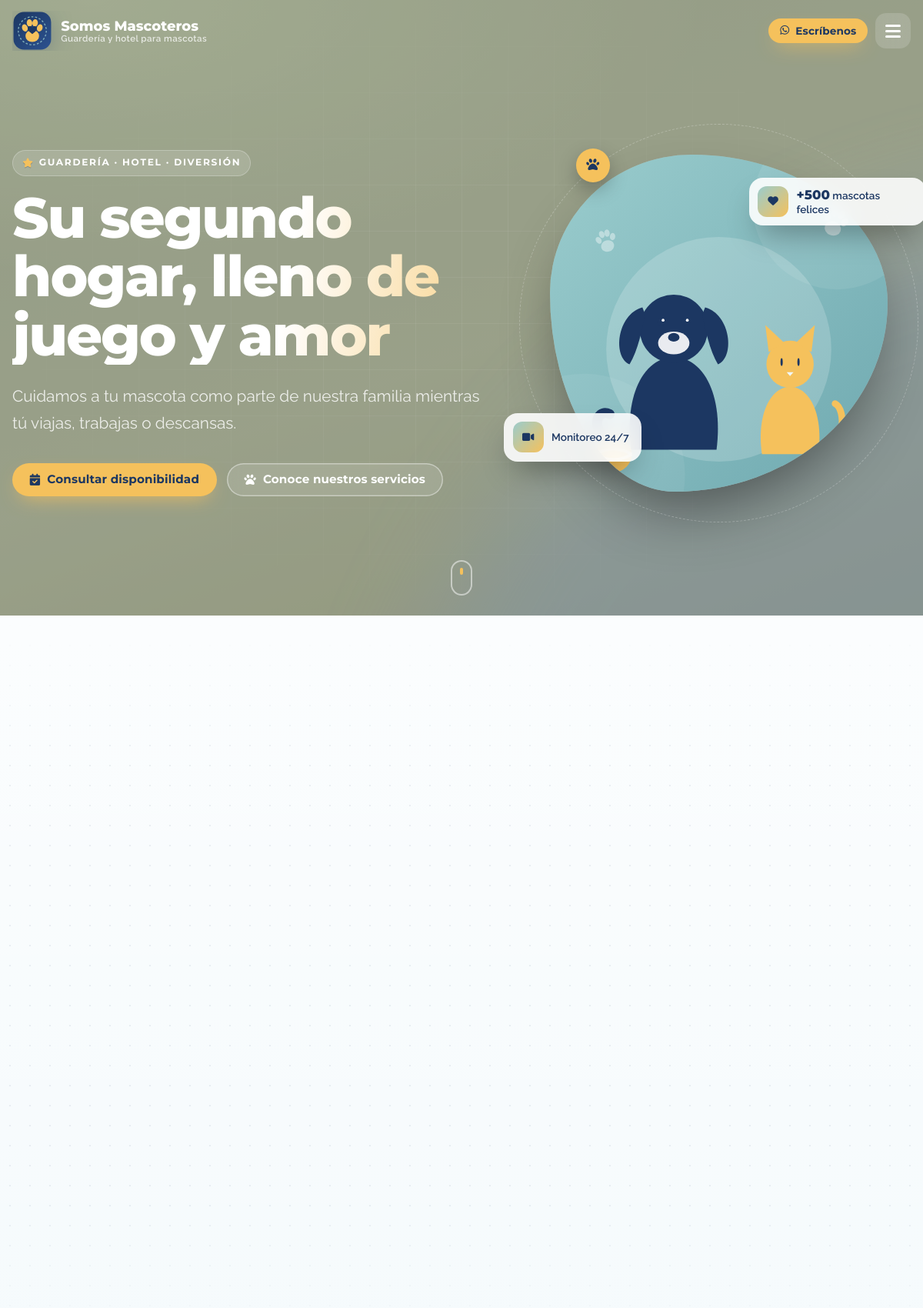
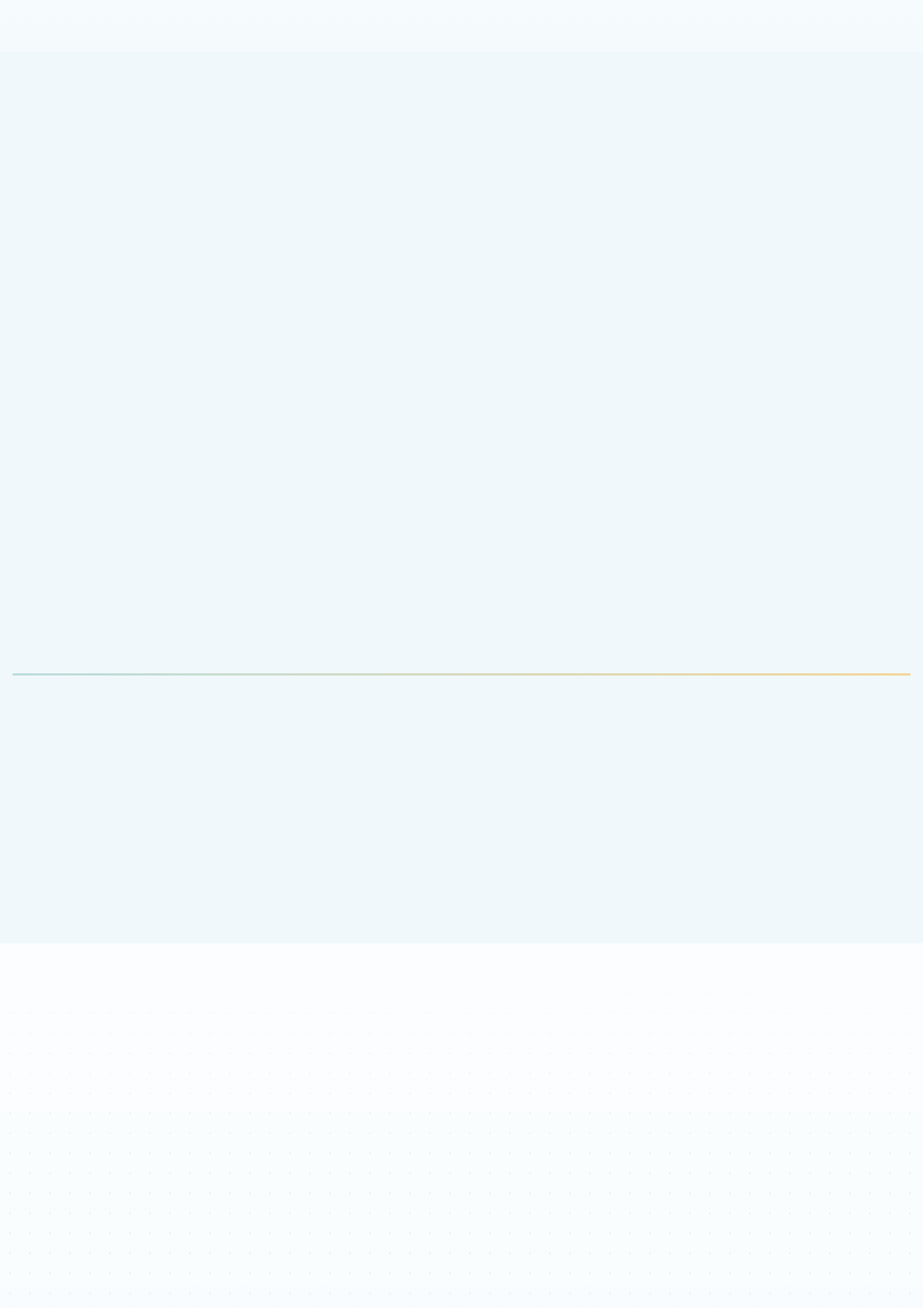
The page / (upper part) on the database its author committed (2 pictures, top to bottom).
### tables this page shows
CREATE TABLE sections (
  id              INT UNSIGNED AUTO_INCREMENT PRIMARY KEY,
  page_id         INT UNSIGNED NOT NULL,
  section_type_id INT UNSIGNED NOT NULL,
  anchor          VARCHAR(80)  NOT NULL COMMENT 'Ancla para el menú (#ancla)',
  menu_label      VARCHAR(60)  NULL,
  eyebrow         VARCHAR(80)  NULL COMMENT 'Texto pequeño sobre el título',
  title           VARCHAR(160) NULL,
  subtitle        VARCHAR(255) NULL,
  body            TEXT         NULL,
  media_id        INT UNSIGNED NULL,
  is_visible      TINYINT(1)   NOT NULL DEFAULT 1,
  show_in_menu    TINYINT(1)   NOT NULL DEFAULT 0,
  sort_order      SMALLINT     NOT NULL DEFAULT 0,
  UNIQUE KEY uq_sections_anchor (page_id, anchor),
  CONSTRAINT fk_sections_page  FOREIGN KEY (page_id)         REFERENCES pages(id)         ON DELETE CASCADE ON UPDATE CASCADE,
  CONSTRAINT fk_sections_type  FOREIGN KEY (section_type_id) REFERENCES section_types(id) ON UPDATE CASCADE,
  CONSTRAINT fk_sections_media FOREIGN KEY (media_id)        REFERENCES media(id)         ON DELETE SET NULL ON UPDATE CASCADE
);

CREATE TABLE section_items (
  id            INT UNSIGNED AUTO_INCREMENT PRIMARY KEY,
  section_id    INT UNSIGNED NOT NULL,
  title         VARCHAR(160) NOT NULL,
  description   TEXT         NULL,
  icon          VARCHAR(60)  NULL,
  highlight     VARCHAR(80)  NULL COMMENT 'Dato destacado: precio, año, cifra, horario...',
  link_url      VARCHAR(255) NULL,
  media_id      INT UNSIGNED NULL,
  is_visible    TINYINT(1)   NOT NULL DEFAULT 1,
  sort_order    SMALLINT     NOT NULL DEFAULT 0,
  CONSTRAINT fk_items_section FOREIGN KEY (section_id) REFERENCES sections(id) ON DELETE CASCADE ON UPDATE CASCADE,
  CONSTRAINT fk_items_media   FOREIGN KEY (media_id)   REFERENCES media(id)    ON DELETE SET NULL ON UPDATE CASCADE
);

CREATE TABLE media (
  id             INT UNSIGNED AUTO_INCREMENT PRIMARY KEY,
  file_path      VARCHAR(255) NOT NULL COMMENT 'Ruta relativa a la raíz del sitio',
  original_name  VARCHAR(255) NOT NULL,
  mime_type      VARCHAR(80)  NOT NULL,
  size_bytes     INT UNSIGNED NOT NULL DEFAULT 0,
  alt_text       VARCHAR(255) NULL,
  uploaded_by    INT UNSIGNED NULL,
  created_at     DATETIME     NOT NULL DEFAULT CURRENT_TIMESTAMP,
  UNIQUE KEY uq_media_path (file_path),
  CONSTRAINT fk_media_user FOREIGN KEY (uploaded_by) REFERENCES users(id) ON DELETE SET NULL ON UPDATE CASCADE
);

### includes/db.php (called while the page is built, shortened)
<?php
function db(): PDO
{
    static $pdo = null;
    if ($pdo instanceof PDO) {
        return $pdo;
    }
    global $CONFIG;
    $dsn = sprintf(
        'mysql:host=%s;port=%s;dbname=%s;charset=utf8mb4',
        $CONFIG['db_host'],
        $CONFIG['db_port'],
        $CONFIG['db_name']
    );
    try {
        $pdo = new PDO($dsn, $CONFIG['db_user'], $CONFIG['db_pass'], [
            PDO::ATTR_ERRMODE            => PDO::ERRMODE_EXCEPTION,
            PDO::ATTR_DEFAULT_FETCH_MODE => PDO::FETCH_ASSOC,
            PDO::ATTR_EMULATE_PREPARES   => false,
        ]);
        $pdo->exec("SET time_zone = '" . date('P') . "'");
    } catch (PDOException $e) {
        http_response_code(500);
        $detail = $CONFIG['debug'] ? htmlspecialchars($e->getMessage()) : 'Revisa los datos de conexión en config/config.php.';
        echo '<!doctype html><meta charset="utf-8"><meta name="viewport" content="width=device-width,initial-scale=1">'
            . '<title>Sin conexión</title><body style="margin:0;min-height:100vh;display:grid;place-items:center;'
            . 'background:#F0F8FB;font-family:system-ui,sans-serif;color:#1C3762;padding:16px">'
            . '<div style="max-width:520px;background:#fff;border-radius:20px;padding:32px;box-shadow:0 20px 60px rgba(28,55,98,.12)">'
            . '<h1 style="margin:0 0 8px;font-size:1.4rem">No se pudo conectar a la base de datos</h1>'
            . '<p style="margin:0;line-height:1.6">' . $detail . '</p></div></body>';
        exit;
    }
    return $pdo;
}
function db_all(string $sql, array $params = []): array
{
    $st = db()->prepare($sql);
    $st->execute($params);
    return $st->fetchAll();
}
function db_one(string $sql, array $params = []): ?array
{
    $st = db()->prepare($sql);
    $st->execute($params);
    $row = $st->fetch();
    return $row === false ? null : $row;
}

### includes/helpers.php (called while the page is built, shortened)
<?php
function e($value): string
{
    return htmlspecialchars((string)($value ?? ''), ENT_QUOTES | ENT_SUBSTITUTE, 'UTF-8');
}
function base(): string
{
    return defined('BASE_PREFIX') ? BASE_PREFIX : '';
}
function url_for(?string $path): string
{
    return base() . ltrim($path, '/');
}
function settings(): array
{
    static $cache = null;
    if ($cache !== null) {
        return $cache;
    }
    $cache = [];
    $rows = db_all('SELECT s.setting_key, s.input_type, s.setting_value, m.file_path
                    FROM settings s LEFT JOIN media m ON m.id = s.media_id');
    foreach ($rows as $r) {
        $cache[$r['setting_key']] = $r['input_type'] === 'image' ? ($r['file_path'] ?? '') : ($r['setting_value'] ?? '');
    }
    return $cache;
}
function setting(string $key, string $default = ''): string
{
    $s = settings();
    return isset($s[$key]) && $s[$key] !== '' ? (string)$s[$key] : $default;
}

### index.php (the view, shortened to what this page needs)
<?php
$slug = isset($_GET['p']) ? preg_replace('/[^a-z0-9\-]/', '', strtolower((string)$_GET['p'])) : '';
$page = $slug !== ''
    ? db_one('SELECT * FROM pages WHERE slug = ? AND is_published = 1', [$slug])
    : db_one('SELECT * FROM pages WHERE is_home = 1 AND is_published = 1 ORDER BY sort_order LIMIT 1');
$notFound = $slug !== '' && (!$page || $page['slug'] !== $slug);
$homePage = db_one('SELECT * FROM pages WHERE is_home = 1 AND is_published = 1 ORDER BY sort_order LIMIT 1');
$isHome = $page && $homePage && (int)$page['id'] === (int)$homePage['id'] && !$notFound;
$sections = [];
if ($page && !$notFound) {
    $sections = db_all(
        'SELECT s.*, t.code AS type_code, m.file_path AS image, m.alt_text AS image_alt
         FROM sections s
         JOIN section_types t ON t.id = s.section_type_id
         LEFT JOIN media m ON m.id = s.media_id
         WHERE s.page_id = ? AND s.is_visible = 1
         ORDER BY s.sort_order, s.id',
        [$page['id']]
    );
    if ($sections) {
        $ids = array_column($sections, 'id');
        $in = implode(',', array_fill(0, count($ids), '?'));
        $items = db_all(
            "SELECT i.*, m.file_path AS image, m.alt_text AS image_alt FROM section_items i
             LEFT JOIN media m ON m.id = i.media_id
             WHERE i.section_id IN ($in) AND i.is_visible = 1 ORDER BY i.sort_order, i.id",
            $ids
        );
    }
}
$contactChannels = db_all(
    'SELECT c.*, t.name AS type_name, t.icon, t.url_prefix FROM contact_channels c
     JOIN contact_types t ON t.id = c.contact_type_id WHERE c.is_visible = 1 ORDER BY c.sort_order, c.id'
);
$socialLinks = db_all(
    'SELECT l.url, p.name, p.icon FROM social_links l JOIN social_platforms p ON p.id = l.social_platform_id
     WHERE l.is_visible = 1 ORDER BY l.sort_order, l.id'
);
function channel_href(array $c): string
{
    $v = trim((string)$c['value']);
    $prefix = (string)($c['url_prefix'] ?? '');
    if (str_starts_with($prefix, 'tel:') || str_contains($prefix, 'wa.me')) {
        $v = preg_replace('/[^0-9+]/', '', $v);
        if (str_contains($prefix, 'wa.me')) {
            $v = ltrim($v, '+');
        }
    }
    return $prefix . $v;
}
$whatsapp = null;
foreach ($contactChannels as $c) {
    if (str_contains((string)$c['url_prefix'], 'wa.me')) {
        $whatsapp = $c;
        break;
    }
}
$siteName = setting('site_name', 'Somos Mascoteros');
$logo = setting('logo');
function icon(?string $cls, string $fallback = 'fa-solid fa-paw'): string
{
    $cls = trim((string)$cls);
    return '<i class="' . e($cls) . '" aria-hidden="true"></i>';
}
function safe_link(?string $url): string
{
    $url = trim((string)$url);
    return $url;
}
?><!doctype html>
<html lang="es">
<head>
  <link rel="stylesheet" href="assets/vendor/fontawesome/css/all.min.css">
  <link rel="stylesheet" href="assets/vendor/select2/select2.min.css">
  <link rel="stylesheet" href="assets/vendor/flatpickr/flatpickr.min.css">
  <link rel="stylesheet" href="assets/css/ui.css?v=1">
  <link rel="stylesheet" href="assets/css/site.css?v=1">
</head>
<body class="<?= $isHome ? 'is-home' : 'is-inner' ?>">
<header class="nav" id="nav">
  <div class="nav__inner container">
    <a href="<?= $isHome ? '#' . e($sections[0]['anchor'] ?? '') : 'index.php' ?>" class="brand" aria-label="<?= e($siteName) ?>">
      <?php if ($logo): ?><img src="<?= e(url_for($logo)) ?>" alt="<?= e($siteName) ?>" class="brand__logo"><?php endif; ?>
      <?php if (setting('show_name_in_header', '1') === '1'): ?>
        <span class="brand__text"><strong><?= e($siteName) ?></strong><small><?= e(setting('site_tagline')) ?></small></span>
      <?php endif; ?>
    </a>
        <?php foreach ($socialLinks as $sl): ?>
          <a href="<?= e(safe_link($sl['url'])) ?>" target="_blank" rel="noopener" aria-label="<?= e($sl['name']) ?>"><?= icon($sl['icon']) ?></a>
        <?php endforeach; ?>
    <div class="nav__actions">
      <?php if ($whatsapp && setting('nav_cta_label') !== ''): ?>
        <a class="btn btn--accent btn--sm nav__cta" href="<?= e(channel_href($whatsapp)) ?>" target="_blank" rel="noopener"><i class="fa-brands fa-whatsapp"></i><span><?= e(setting('nav_cta_label')) ?></span></a>
      <?php endif; ?>
      <button class="burger" id="burger" aria-label="Abrir menú" aria-expanded="false" aria-controls="navLinks"><span></span><span></span><span></span></button>
    </div>
  </div>
</header>
<main id="main">
<?php if ($notFound): ?>
  <section class="section notfound">
    <div class="container notfound__box" data-reveal>
      <div class="notfound__code">4<i class="fa-solid fa-paw"></i>4</div>
      <h1 class="sec-title">Esta página se fue de paseo</h1>
      <p class="sec-sub">No encontramos lo que buscabas, pero podemos llevarte de regreso.</p>
      <a class="btn btn--primary" href="index.php"><i class="fa-solid fa-house"></i> Volver al inicio</a>
    </div>
  </section>
<?php else: ?>
  <?php
  foreach ($sections as $s) {
      $file = __DIR__ . '/includes/sections/' . basename($s['type_code']) . '.php';
      include $file;
  }
  ?>
<?php endif; ?>
</main>
</body>
</html>

### includes/sections/hero.php (shortened to what this page needs)
<?php
$buttons = array_values(array_filter($s['items'], fn($it) => trim((string)$it['link_url']) !== ''));
$badges  = array_values(array_filter($s['items'], fn($it) => trim((string)$it['link_url']) === ''));
?>
<section class="hero" id="<?= e($s['anchor']) ?>">
  <div class="hero__aurora" aria-hidden="true"><span></span><span></span><span></span></div>
  <div class="hero__grid-bg" aria-hidden="true"></div>
  <div class="container hero__inner">
    <div class="hero__copy" data-reveal>
      <?php if ($s['eyebrow']): ?><span class="eyebrow eyebrow--glass"><i class="fa-solid fa-star"></i> <?= e($s['eyebrow']) ?></span><?php endif; ?>
      <h1 class="hero__title"><?= e($s['title']) ?></h1>
      <?php if ($s['subtitle']): ?><p class="hero__sub"><?= e($s['subtitle']) ?></p><?php endif; ?>
      <?php if ($buttons): ?>
        <div class="hero__ctas">
          <?php foreach ($buttons as $k => $b): ?>
            <a href="<?= e(safe_link($b['link_url'])) ?>" class="btn <?= $k === 0 ? 'btn--accent' : 'btn--ghost-light' ?>"><?= icon($b['icon'], 'fa-solid fa-arrow-right') ?> <?= e($b['title']) ?></a>
          <?php endforeach; ?>
        </div>
      <?php endif; ?>
    </div>
    <div class="hero__visual" data-reveal="right">
      <div class="hero__blob">
        <?php if ($s['image']): ?><img src="<?= e(url_for($s['image'])) ?>" alt="<?= e($s['image_alt'] ?: $s['title']) ?>"><?php endif; ?>
      </div>
      <div class="hero__orbit" aria-hidden="true"><i class="fa-solid fa-paw"></i></div>
      <?php foreach ($badges as $k => $b): ?>
        <div class="hero__badge hero__badge--<?= $k % 3 ?>">
          <span class="hero__badge-icon"><?= icon($b['icon']) ?></span>
          <span><?php if ($b['highlight']): ?><strong><?= e($b['highlight']) ?></strong> <?php endif; ?><?= e($b['title']) ?></span>
        </div>
      <?php endforeach; ?>
    </div>
  </div>
  <a href="#main" class="hero__scroll" data-scroll-next aria-label="Bajar"><span></span></a>
</section>

### assets/css/ui.css (style rules this page uses)
:root { --c-bg: #F0F8FB; --c-primary: #1C3762; --c-secondary: #9ACCCD; --c-accent: #F5C15C; --rgb-bg: 240, 248, 251; --rgb-primary: 28, 55, 98; --rgb-secondary: 154, 204, 205; --rgb-accent: 245, 193, 92; --f-head: 'Montserrat', system-ui, sans-serif; --f-body: 'Raleway', system-ui, sans-serif; --c-text: var(--c-primary); --c-muted: rgba(var(--rgb-primary), .66); --c-line: rgba(var(--rgb-primary), .12); --c-surface: #ffffff; --c-danger: #E05D5D; --rgb-danger: 224, 93, 93; --c-success: #3BAA86; --rgb-success: 59, 170, 134; --c-warning: #E8A93A; --radius-sm: 10px; --radius: 16px; --radius-lg: 26px; --radius-xl: 36px; --shadow-sm: 0 4px 14px rgba(var(--rgb-primary), .08); --shadow: 0 18px 50px -12px rgba(var(--rgb-primary), .22); --shadow-lg: 0 40px 90px -20px rgba(var(--rgb-primary), .35); --ease: cubic-bezier(.22, .9, .32, 1); --ease-bounce: cubic-bezier(.34, 1.56, .64, 1); }
*, *::before, *::after { box-sizing: border-box; }
img { max-width: 100%; display: block; }
button, input, select, textarea { font: inherit; color: inherit; }
* { scrollbar-width: thin; scrollbar-color: rgba(var(--rgb-primary), .35) transparent; }
.btn { --btn-bg: var(--c-primary); --btn-fg: #fff; position: relative; display: inline-flex; align-items: center; justify-content: center; gap: .6em; padding: .85em 1.5em; border: 0; border-radius: 999px; cursor: pointer; background: var(--btn-bg); color: var(--btn-fg); font-family: var(--f-head); font-weight: 700; font-size: .95rem; letter-spacing: .01em; line-height: 1.1; text-decoration: none; white-space: nowrap; overflow: hidden; isolation: isolate; transition: transform .35s var(--ease), box-shadow .35s var(--ease), background .3s, color .3s; box-shadow: 0 10px 24px -10px rgba(var(--rgb-primary), .55); -webkit-tap-highlight-color: transparent; }
.btn::after { content: ''; position: absolute; inset: 0; z-index: -1; background: linear-gradient(110deg, transparent 20%, rgba(255,255,255,.35) 45%, transparent 70%); transform: translateX(-120%); transition: transform .7s var(--ease); }
.btn--accent { --btn-bg: var(--c-accent); --btn-fg: var(--c-primary); box-shadow: 0 10px 26px -10px rgba(var(--rgb-accent), .9); }
.btn--ghost-light { --btn-bg: rgba(255,255,255,.12); --btn-fg: #fff; box-shadow: inset 0 0 0 1.5px rgba(255,255,255,.4); backdrop-filter: blur(10px); }
.btn--sm { padding: .6em 1.1em; font-size: .85rem; }

### rows shown on the page
sections: eyebrow "GUARDERÍA · HOTEL · DIVERSIÓN", title "Su segundo hogar, lleno de juego y amor", subtitle "Cuidamos a tu mascota como parte de nuestra familia mientras tú viajas, trabajas o descansas.", media.file_path (picture)
section_items: title "Consultar disponibilidad"
section_items: title "Conoce nuestros servicios"
section_items: title "Monitoreo 24/7"
section_items: highlight "+500", title "mascotas felices"

### other values the page prints
$siteName "Somos Mascoteros"
setting('site_tagline') "Guardería y hotel para mascotas"
setting('nav_cta_label') "Escríbenos"
